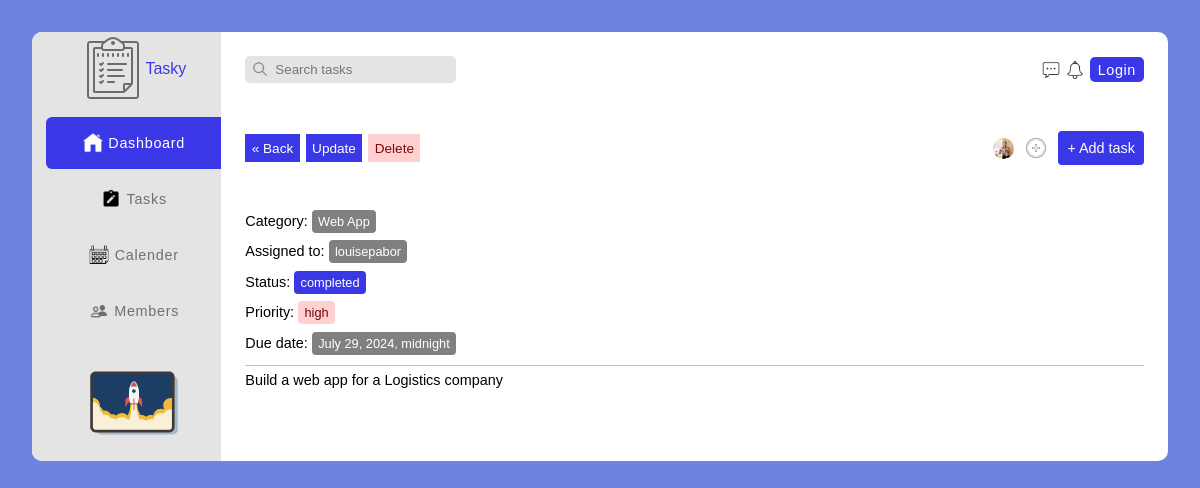
Page /task-details/4/ on the committed database.
### task/models.py (models this page shows, shortened)
class Task(models.Model):
    STATUS_CHOICES = (
        ('in progress', 'in progress'),
        ('completed', 'Completed'),
        ('overdue', 'Overdue')
    )
    PRIORITY_CHOICES = (
        ('low', 'Low'),
        ('medium', 'Medium'),
        ('high', 'High')
    )
    task_creator = models.ForeignKey(
        User, on_delete=models.CASCADE, related_name="Task_Manager")
    assigned_to = models.ForeignKey(User, on_delete=models.DO_NOTHING)
    title = models.CharField(max_length=100)
    priority = models.CharField(
        max_length=15, choices=PRIORITY_CHOICES)
    status = models.CharField(
        max_length=15, choices=STATUS_CHOICES)
    category = models.CharField(max_length=100)
    description = models.TextField()
    timestamp = models.DateTimeField(auto_now_add=True)
    due_date = models.DateTimeField()
    class Meta:
        ordering = ['-timestamp']

### account/models.py (models this page shows, shortened)
class User(AbstractUser):
    email = models.EmailField(verbose_name='Email Address', max_length=60, unique=True,
                              help_text='This email address will be valiated', error_messages={'unique': 'Sorry this email cannot be used'})
    class Meta:
        ordering = ['-date_joined']
    def __str__(self):
        return self.username

### task/views.py (the view)
# urls.py: path('task-details/<int:pk>/', TaskDetail.as_view(), name='task-details'),
class TaskDetail(DetailView):
    model = Task
    context_object_name = 'task'
    template_name = 'task/task-details.html'
    def get_context_data(self, **kwargs):
        task = self.get_object()
        context = super().get_context_data(**kwargs)
        context['title'] = f'Task | {task.title}'
        context['addtaskform'] = AddTaskForm
        return context

### task/templates/task/task-details.html (shortened to what this page needs)
{% extends 'base.html' %}
{% load static %}
{% block content %}
<div class="pry-container">
    {% include 'sidebar.html' %}
    <section class="main-container task-details-container">
    {% include 'top-nav.html' %}
    <div class="flex flex-btw bottom-nav">
        <div class="flex prev-filter-sort detail-bottom-nav">
        <a href="{{request.META.HTTP_REFERER}}"class="back-btn"
            >&laquo; Back</a
        >
        <a href="{% url 'task:task-update' task.pk %}" class="update-btn">Update</a>
        <button type="button" class="pointer border-none del-btn" id="deltask-btn">Delete</button>
        </div>
        <div class="flex add-profile">
        <div class="relative flex profiles">
            <img
            src="{% static 'img/profile-pic.jpg' %}"
            alt=""
            srcset=""
            class="cover"
            />
        </div>
        <img
            src="{% static 'img/icons/icons8-add-80.png' %}"
            alt=""
            srcset=""
            class="add-icon"
        />
        <div class="pointer add-task" id="add-task-btn">
            <p>+ Add task</p>
        </div>
        </div>
    </div>
    <section class="task-details">
        <p class="task-category">Category: <span>{{task.category}}</span></p>
        <p class="assigned-to">Assigned to: <span>{{task.assigned_to}}</span></p>
        <p class="task-status">Status: <span>{{task.status}}</span></p>
        <p class="task-priority">Priority: <span>{{task.priority}}</span></p>
        <p class="task-due-date">Due date: <span>{{task.due_date}}</span></p>
        <p class="task-desc">
            {{task.description}}
        </p>
    </section>
    </section>
</div>
{% endblock content %}

### static/css/styles.css (style rules this page uses)
.pry-container { display: grid; grid-template-columns: 1fr 5fr; }
.main-container { padding: 1.5rem; padding-bottom: 0.5rem; border-top-right-radius: 10px; border-bottom-right-radius: 10px; }
.bottom-nav { margin: 3rem 0; align-items: center; }
.bottom-nav .prev-filter-sort { gap: 6px; }
.bottom-nav .detail-bottom-nav .del-btn, .bottom-nav .detail-bottom-nav a { padding: 0.4rem; color: white; font-size: 0.85rem; transition: ease-out 0.2s; }
.bottom-nav .detail-bottom-nav .update-btn { background-color: #3a37e6; color: white; }
.bottom-nav .detail-bottom-nav .del-btn { background-color: #ffd0d0; color: #810909; }
.bottom-nav .add-profile { gap: 10px; align-items: center; }
.bottom-nav .add-profile .profiles { align-items: center; }
.bottom-nav .add-profile .profiles img { width: 21px; height: 21px; border-radius: 50px; }
.bottom-nav .add-profile .add-icon { width: 24px; height: 24px; }
.bottom-nav .add-task { background-color: #3a37e6; color: white; font-size: 0.9rem; border-radius: 4px; padding: 9px 9px; }
.prev-filter-sort { gap: 0.5rem; }
.task-details-container .task-details { font-size: 0.9rem; }
.task-details-container .task-details p { margin-bottom: 0.9rem; }
.task-details-container .task-details span { font-size: 0.8rem; padding: 0.25rem 0.4rem; background-color: gray; color: white; border-radius: 4px; }
.task-details-container .task-details .task-priority span { background-color: #ffd0d0; color: #6b0a0a; }
.task-details-container .task-details .task-status span { background-color: #3a37e6; }
.task-details-container .task-desc { padding-top: 0.4rem; margin: 0.4rem 0; border-top: 1px solid rgba(107, 106, 106, 0.4); }

### rows in the picture
Task: category "Web App", assigned_to "louisepabor", status "completed", priority "high", due_date "July 29, 2024, midnight", description "Build a web app for a Logistics company"
